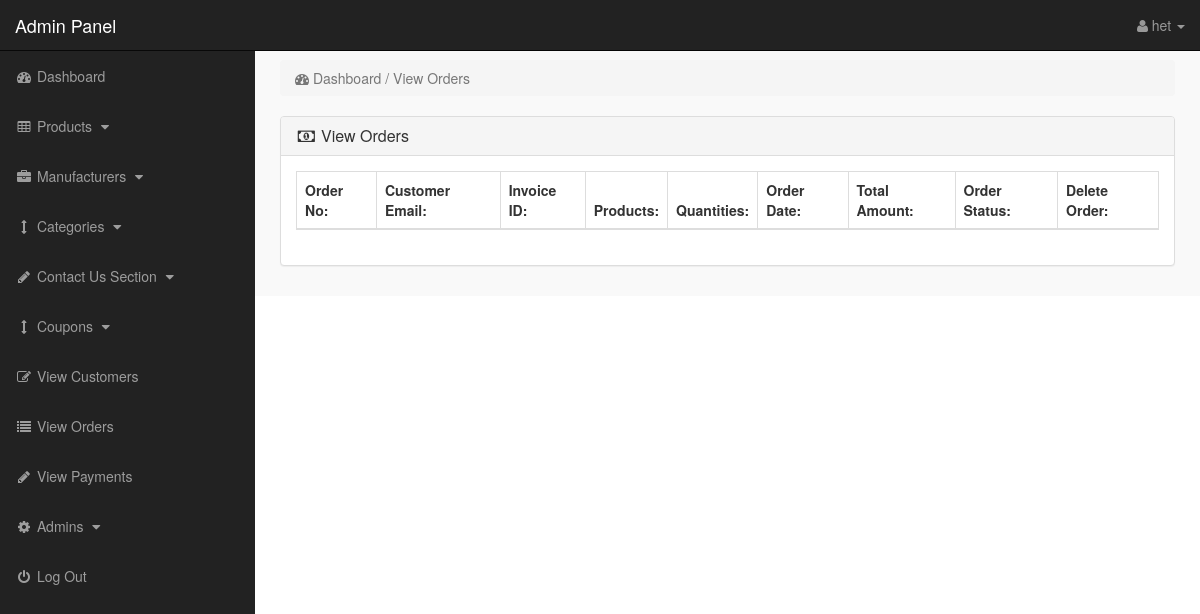
Before: /admin/index.php?view_orders (signed in) with the older database file.
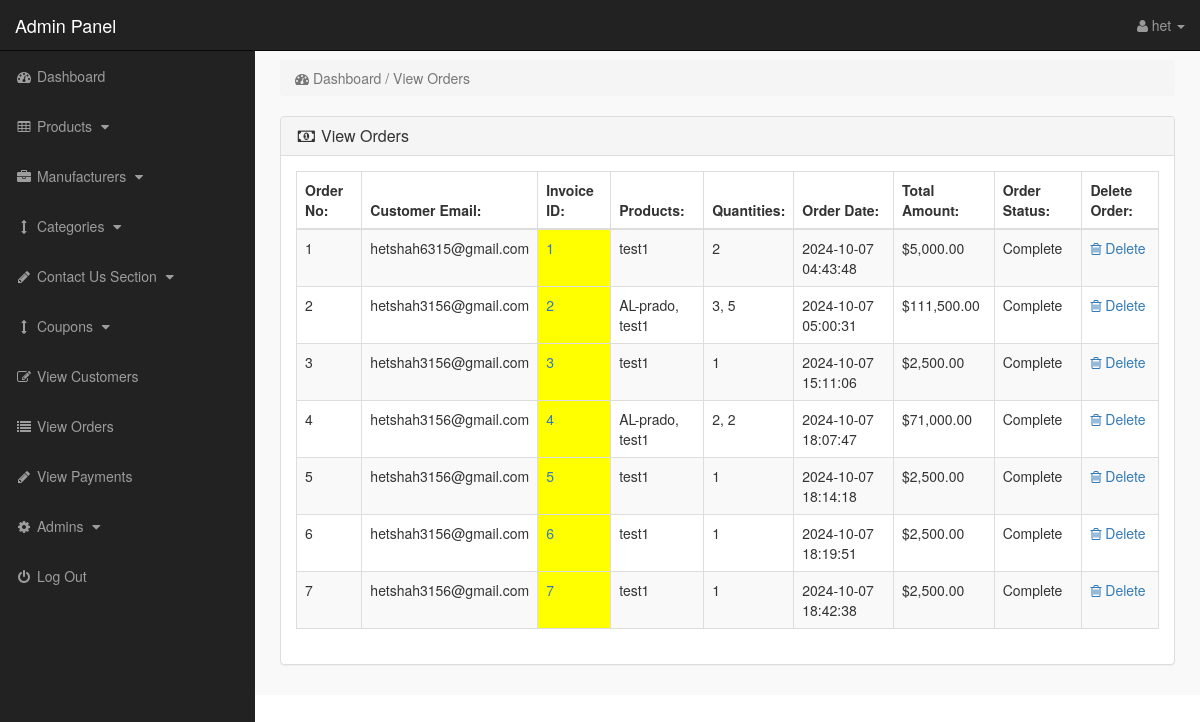
After: the same page with the newer database file.
### tables this page shows
CREATE TABLE `pending_orders` (
  `order_id` int(10) NOT NULL,
  `customer_id` int(10) NOT NULL,
  `invoice_id` int(10) NOT NULL,
  `product_id` text NOT NULL,
  `qty` int(10) NOT NULL,
  `p_price` text NOT NULL,
  `order_status` text NOT NULL,
  `order_total` decimal(10,2) DEFAULT NULL,
  `order_date` decimal(10,2) DEFAULT NULL,
  `payment_method` varchar(50) NOT NULL
);

CREATE TABLE `customers` (
  `customer_id` int(10) NOT NULL,
  `customer_name` varchar(255) NOT NULL,
  `customer_pass` varchar(11) NOT NULL,
  `customer_email` varchar(255) NOT NULL,
  `customer_country` text NOT NULL,
  `customer_city` text NOT NULL,
  `state` varchar(100) NOT NULL,
  `zip_code` varchar(20) NOT NULL,
  `customer_contact` varchar(255) NOT NULL,
  `phone_number` varchar(20) NOT NULL,
  `customer_address` text NOT NULL,
  `created_at` timestamp NOT NULL DEFAULT current_timestamp(),
  `updated_at` timestamp NOT NULL DEFAULT current_timestamp() ON UPDATE current_timestamp()
);

CREATE TABLE `customer_orders` (
  `order_id` int(10) NOT NULL,
  `invoice_id` int(11) DEFAULT NULL,
  `customer_id` int(10) NOT NULL,
  `due_amount` decimal(10,2) NOT NULL,
  `order_date` timestamp NOT NULL DEFAULT current_timestamp(),
  `order_status` varchar(255) NOT NULL DEFAULT 'Pending',
  `order_total` decimal(10,2) NOT NULL
);

### admin/view_orders.php (the view, shortened to what the changed rows need)
<?php
if (!isset($_SESSION['admin_email'])) {
    echo "<script>window.open('login.php','_self')</script>";
} else {
?>
    <div class="row">
        <div class="col-lg-12">
            <div class="panel panel-default">
                <div class="panel-body">
                    <div class="table-responsive">
                        <table class="table table-bordered table-hover table-striped">
                            <thead>
                                <tr>
                                    <th>Order No:</th>
                                    <th>Customer Email:</th>
                                    <th>Invoice ID:</th>
                                    <th>Products:</th>
                                    <th>Quantities:</th>
                                    <th>Order Date:</th>
                                    <th>Total Amount:</th>
                                    <th>Order Status:</th>
                                    <th>Delete Order:</th>
                                </tr>
                            </thead>
                            <tbody>
                                <?php
                                $i = 0;
                                $get_orders = "
                                SELECT
                                    po.order_id, po.customer_id, po.order_status,
                                    co.invoice_id, co.order_date,
                                    c.customer_email,
                                    GROUP_CONCAT(p.product_title SEPARATOR ', ') AS product_titles,
                                    GROUP_CONCAT(oi.qty SEPARATOR ', ') AS quantities,
                                    SUM(oi.qty * oi.price) AS total_amount
                                FROM pending_orders po
                                JOIN customer_orders co ON po.order_id = co.order_id
                                JOIN customers c ON po.customer_id = c.customer_id
                                JOIN order_items oi ON po.order_id = oi.order_id
                                JOIN products p ON oi.product_id = p.product_id
                                GROUP BY po.order_id
                            ";
                                $run_orders = mysqli_query($con, $get_orders);
                                while ($row_orders = mysqli_fetch_array($run_orders)) {
                                    $i++;
                                    $order_id = $row_orders['order_id'];
                                    $customer_email = $row_orders['customer_email'];
                                    $invoice_id = $row_orders['invoice_id'];
                                    $product_titles = $row_orders['product_titles'];
                                    $quantities = $row_orders['quantities'];
                                    $order_date = $row_orders['order_date'];
                                    $total_amount = $row_orders['total_amount'];
                                    $order_status = $row_orders['order_status'];
                                ?>
                                    <tr>
                                        <td><?php echo $i; ?></td>
                                        <td><?php echo $customer_email; ?></td>
                                        <td bgcolor="yellow">
                                            <a href="../order_confirmation.php?order_id=<?php echo $order_id; ?>">
                                                <?php echo ($invoice_id != '') ? $invoice_id : 'N/A'; ?>
                                            </a>
                                        </td>
                                        <td><?php echo $product_titles; ?></td>
                                        <td><?php echo $quantities; ?></td>
                                        <td><?php echo $order_date; ?></td>
                                        <td>$<?php echo number_format($total_amount, 2); ?></td>
                                        <td>
                                            <?php echo ($order_status == 'pending') ? 'Pending' : 'Complete'; ?>
                                        </td>
                                        <td>
                                            <a href="index.php?order_delete=<?php echo $order_id; ?>">
                                                <i class="fa fa-trash-o"></i> Delete
                                            </a>
                                        </td>
                                    </tr>
                                <?php } ?>
                            </tbody>
                        </table>
                    </div>
                </div>
            </div>
        </div>
    </div>
<?php } ?>

Changed rows visible on the page:
added pending_orders: customer.customer_email "hetshah6315@gmail.com", customer_orders.invoice_id "1", product_titles "test1", quantities "2", customer_orders.order_date "2024-10-07 04:43:48", total_amount "5,000.00", order_status "Complete"
added pending_orders: customer.customer_email "hetshah3156@gmail.com", customer_orders.invoice_id "2", product_titles "AL-prado, test1", quantities "3, 5", customer_orders.order_date "2024-10-07 05:00:31", total_amount "111,500.00", order_status "Complete"
added pending_orders: customer.customer_email "hetshah3156@gmail.com", customer_orders.invoice_id "3", product_titles "test1", quantities "1", customer_orders.order_date "2024-10-07 15:11:06", total_amount "2,500.00", order_status "Complete"
added pending_orders: customer.customer_email "hetshah3156@gmail.com", customer_orders.invoice_id "4", product_titles "AL-prado, test1", quantities "2, 2", customer_orders.order_date "2024-10-07 18:07:47", total_amount "71,000.00", order_status "Complete"
added pending_orders: customer.customer_email "hetshah3156@gmail.com", customer_orders.invoice_id "5", product_titles "test1", quantities "1", customer_orders.order_date "2024-10-07 18:14:18", total_amount "2,500.00", order_status "Complete"
added pending_orders: customer.customer_email "hetshah3156@gmail.com", customer_orders.invoice_id "6", product_titles "test1", quantities "1", customer_orders.order_date "2024-10-07 18:19:51", total_amount "2,500.00", order_status "Complete"
added pending_orders: customer.customer_email "hetshah3156@gmail.com", customer_orders.invoice_id "7", product_titles "test1", quantities "1", customer_orders.order_date "2024-10-07 18:42:38", total_amount "2,500.00", order_status "Complete"
